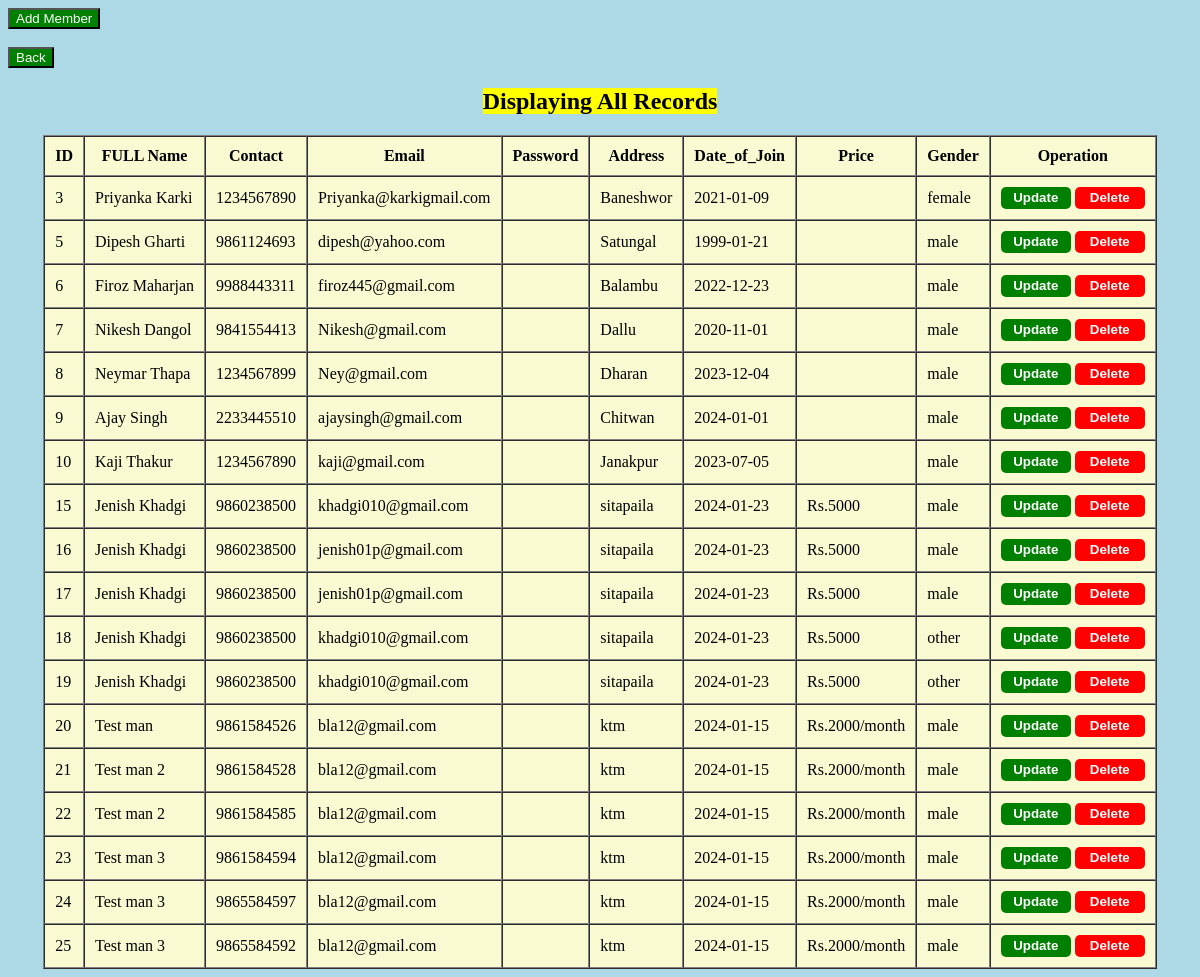
The app's page /display.php (signed in) with its own data.
### tables this page shows
CREATE TABLE `members` (
  `id` int(11) NOT NULL,
  `fullname` varchar(255) DEFAULT NULL,
  `contact` varchar(255) DEFAULT NULL,
  `email` varchar(255) DEFAULT NULL,
  `address` varchar(255) DEFAULT NULL,
  `join_date` date DEFAULT NULL,
  `gender` varchar(255) DEFAULT NULL,
  `Approve` tinyint(1) NOT NULL,
  `price` varchar(255) DEFAULT NULL
);

### display.php (the view, shortened to what this page needs)
<html>
    <head>
    </head>
</html>
<?php
include("connection.php");?>
<a href="register.php"><button style="background-color: green; color:white"> Add Member</button></a> <br><br>
<a href="Adash.php"><button style="background-color: green; color:white"> Back</button></a>
<?php
$query=  "SELECT * FROM members";
$data= mysqli_query($connect, $query);
$total=mysqli_num_rows($data);
if($total !=0)
{
    ?>
    <h2 align="center"><mark>Displaying All Records</mark></h2>
   <center><table border="1" cellpadding="10px" cellspacing="0px">
    <tr>
        <th>ID</th>
        <th>FULL Name</th>
        <th>Contact</th>
        <th>Email</th>
        <th>Password</th>
        <th>Address</th>
        <th>Date_of_Join</th>
        <th>Price</th>
        <th>Gender</th>
        <th>Operation</th>
    </tr>
    <?php
    while($result=mysqli_fetch_assoc($data)){
        echo " <tr>
        <td>".$result['id']."</td>
        <td>".$result['fullname']."</td>
        <td>".$result['contact']."</td>
        <td>".$result['email']."</td>
        <td>".$result['password']."</td>
        <td>".$result['address']."</td>
        <td>".$result['join_date']."</td>
        <td>".$result['price']."</td>
        <td>".$result['gender']."</td>
        <td><a href=update.php?id=$result[id]><input type='submit' value='Update' class='update'></a>
        <a href=delete.php?id=$result[id]><input type='submit' value='Delete' class='delete' onclick='return checkedelete()'></a>
        </td>
        </tr>
        ";
    }
}
else
{
    echo "No data Found";
}
?>
</table>
   </center>

### display.php (style rules this page uses)
table { background-color: lightgoldenrodyellow; }
.update { background-color: Green; color: white; border: 0; border-radius: 5px; width: 70px; height: 22px; font-weight: bold; cursor: pointer; }
.delete { background-color: red; color: white; border: 0; border-radius: 5px; width: 70px; height: 22px; font-weight: bold; cursor: pointer; }

### records on screen
members: id "3", fullname "Priyanka Karki", contact "1234567890", email "Priyanka@karkigmail.com", address "Baneshwor", join_date "2021-01-09", gender "female"
members: id "5", fullname "Dipesh Gharti", contact "9861124693", email "dipesh@yahoo.com", address "Satungal", join_date "1999-01-21", gender "male"
members: id "6", fullname "Firoz Maharjan", contact "9988443311", email "firoz445@gmail.com", address "Balambu", join_date "2022-12-23", gender "male"
members: id "7", fullname "Nikesh Dangol", contact "9841554413", email "Nikesh@gmail.com", address "Dallu", join_date "2020-11-01", gender "male"
members: id "8", fullname "Neymar Thapa", contact "1234567899", email "Ney@gmail.com", address "Dharan", join_date "2023-12-04", gender "male"
members: id "9", fullname "Ajay Singh", contact "2233445510", email "ajaysingh@gmail.com", address "Chitwan", join_date "2024-01-01", gender "male"
members: id "10", fullname "Kaji Thakur", contact "1234567890", email "kaji@gmail.com", address "Janakpur", join_date "2023-07-05", gender "male"
members: id "15", fullname "Jenish Khadgi", contact "9860238500", email "khadgi010@gmail.com", address "sitapaila", join_date "2024-01-23", price "Rs.5000", gender "male"
members: id "16", fullname "Jenish Khadgi", contact "9860238500", email "jenish01p@gmail.com", address "sitapaila", join_date "2024-01-23", price "Rs.5000", gender "male"
members: id "17", fullname "Jenish Khadgi", contact "9860238500", email "jenish01p@gmail.com", address "sitapaila", join_date "2024-01-23", price "Rs.5000", gender "male"
members: id "18", fullname "Jenish Khadgi", contact "9860238500", email "khadgi010@gmail.com", address "sitapaila", join_date "2024-01-23", price "Rs.5000", gender "other"
members: id "19", fullname "Jenish Khadgi", contact "9860238500", email "khadgi010@gmail.com", address "sitapaila", join_date "2024-01-23", price "Rs.5000", gender "other"
members: id "20", fullname "Test man", contact "9861584526", email "bla12@gmail.com", address "ktm", join_date "2024-01-15", price "Rs.2000/month", gender "male"
members: id "21", fullname "Test man 2", contact "9861584528", email "bla12@gmail.com", address "ktm", join_date "2024-01-15", price "Rs.2000/month", gender "male"
members: id "22", fullname "Test man 2", contact "9861584585", email "bla12@gmail.com", address "ktm", join_date "2024-01-15", price "Rs.2000/month", gender "male"
members: id "23", fullname "Test man 3", contact "9861584594", email "bla12@gmail.com", address "ktm", join_date "2024-01-15", price "Rs.2000/month", gender "male"
members: id "24", fullname "Test man 3", contact "9865584597", email "bla12@gmail.com", address "ktm", join_date "2024-01-15", price "Rs.2000/month", gender "male"
members: id "25", fullname "Test man 3", contact "9865584592", email "bla12@gmail.com", address "ktm", join_date "2024-01-15", price "Rs.2000/month", gender "male"
